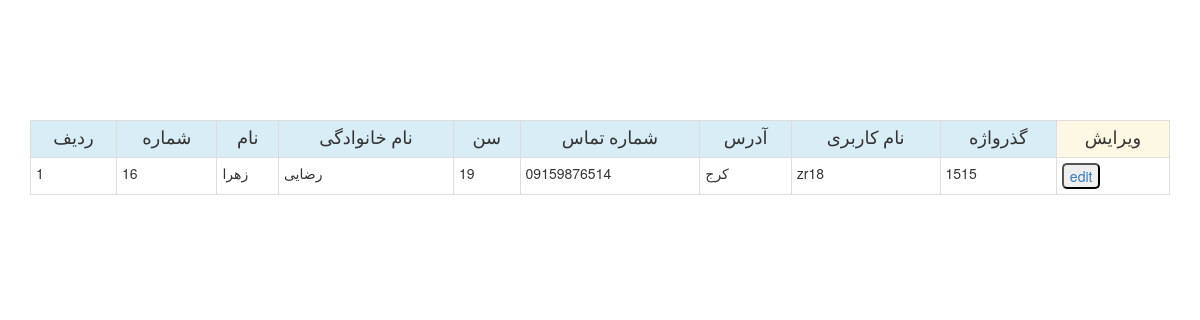
Screenshot of /students/self-pro.php?id=16 with the database file from the repository.
### tables this page shows
CREATE TABLE `students` (
  `id` int(11) NOT NULL,
  `name` varchar(15) NOT NULL,
  `family` varchar(15) NOT NULL,
  `age` int(3) NOT NULL,
  `address` varchar(50) NOT NULL,
  `tell` varchar(11) NOT NULL,
  `username` varchar(50) NOT NULL,
  `password` varchar(50) NOT NULL
);

### students/self-pro.php (the view, shortened to what this page needs)
<!doctype html>
<html>
<head>
</head>
<body>
<div class="container">
<br>
<br>
<br>
<br>
<br>
<br>
<table class="table table-striped table-bordered table-hover table-condensed">
<tr class="info" id="table">
<td>ردیف</td>
<td>شماره</td>
<td>نام </td>
<td>نام خانوادگی</td>
<td>سن</td>
<td>شماره تماس</td>
<td>آدرس</td>
<td>نام کاربری</td>
<td>گذرواژه</td>
<td class="warning">ویرایش</td>
</tr>
<?php
 include "../funcs/connect.php";
 $sql2="SELECT * FROM `students` WHERE id=?";
$result=$connect->prepare($sql2);
$result->bindValue(1,$_GET["id"]);
$result->execute();
$radif=1;
 foreach($result as $rows)
 {
	 echo "<tr>";
	 echo "<td>$radif</td>";
	$id=$rows["id"];
	echo "<td>$id</td>";
	$aaname=$rows["name"];
	echo "<td>$aaname</td>";
	$family=$rows["family"];
	echo "<td>$family</td>";
	$age=$rows["age"];
	echo "<td>$age</td>";
	$tell=$rows["tell"];
	echo "<td>$tell</td>";
	$address=$rows["address"];
	echo "<td>$address</td>";
	$username=$rows["username"];
	echo "<td>$username</td>";
	$password=$rows["password"];
	echo "<td>$password</td>";
	echo "<td><a href=update-stu.php?id=".$rows["id"]." target=frame><input id=button type=submit value=edit name=btnedit></</a></td>";
	 echo "</tr></table>";
 	 }
 echo "<br>";
?>
</div>
</body>
<link rel="stylesheet" href="../bootstrap/css/bootstrap.min.css">
<link rel="stylesheet" href="../bootstrap/css/bootstrap-theme.min.css">
</html>

### students/self-pro.php (style rules this page uses)
a { text-decoration:none; }
#button { border-radius:5px; }
#table { font-family:"B Homa"; font-size:large; align-content:center; text-align:center; }

### rows the page displays
students: id "16", name "زهرا", family "رضایی", age "19", tell "09159876514", address "کرج", username "zr18", password "1515"
